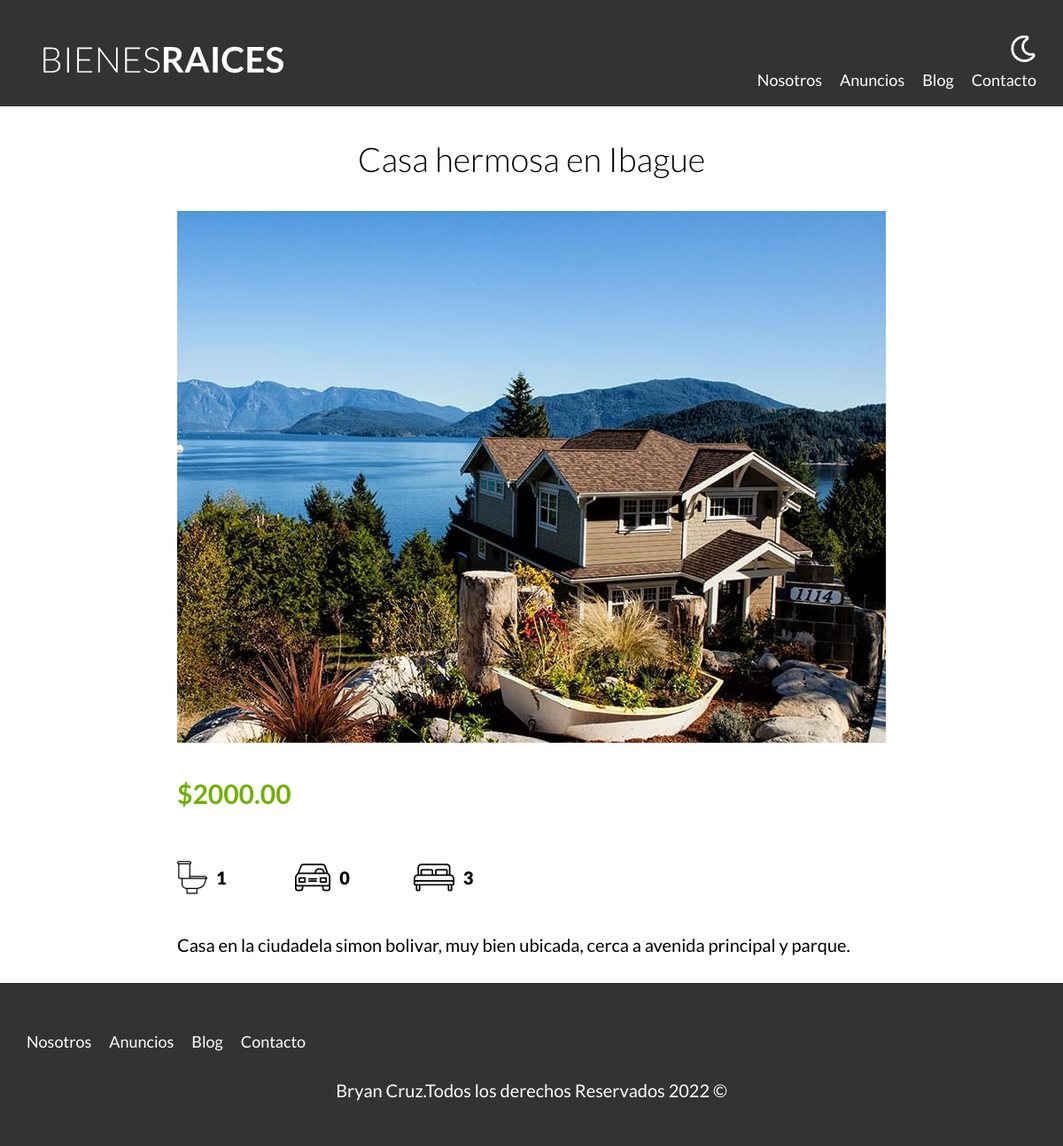
The app's page /anuncio.php?id=1 with its own data.
### tables this page shows
CREATE TABLE `propiedades` (
  `id` int(11) NOT NULL AUTO_INCREMENT,
  `titulo` varchar(60) DEFAULT NULL,
  `precio` decimal(10,2) DEFAULT NULL,
  `imagen` varchar(200) DEFAULT NULL,
  `descripcion` longtext,
  `habitaciones` int(1) DEFAULT NULL,
  `wc` int(1) DEFAULT NULL,
  `estacionamiento` int(1) DEFAULT NULL,
  `creado` date DEFAULT NULL,
  `vendedorid` int(11) DEFAULT NULL,
  PRIMARY KEY (`id`),
  KEY `vendedoresid_idx` (`vendedorid`),
  CONSTRAINT `vendedorid` FOREIGN KEY (`vendedorid`) REFERENCES `vendedores` (`id`) ON DELETE NO ACTION ON UPDATE NO ACTION
);

### anuncio.php (the view, shortened to what this page needs)
<?php
$id = $_GET['id'];
$id = filter_var($id, FILTER_VALIDATE_INT);
$db = conectarDB();
$query = "SELECT * FROM propiedades WHERE id=${id}";
$resultado = mysqli_query($db, $query);
$propiedad = mysqli_fetch_assoc($resultado);
?>
    <main class="contenedor seccion contenido-centrado">
        <h1><?php echo $propiedad['titulo'];?></h1>
            <img loading="lazy" src="/imagenes/<?php echo $propiedad['imagen'];?>" alt="imagen de la propiedad">
        <div class="resumen-propiedad">
            <p class="precio">$<?php echo $propiedad['precio'];?></p>
            <ul class="iconos-caracteristicas">
                <li>
                    <img class="icono" loading="lazy" src="build/img/icono_wc.svg" alt="icono wc">
                    <p><?php echo $propiedad['wc'];?></p>
                </li>
                <li>
                    <img class="icono" loading="lazy" src="build/img/icono_estacionamiento.svg" alt="icono estacionamiento">
                    <p><?php echo $propiedad['estacionamiento'];?></p>
                </li>
                <li>
                    <img class="icono"  loading="lazy" src="build/img/icono_dormitorio.svg" alt="icono habitaciones">
                    <p><?php echo $propiedad['habitaciones'];?></p>
                </li>
            </ul>
            <p><?php echo $propiedad['descripcion'];?></p>
        </div>
    </main>

### build/css/app.css (style rules this page uses)
html { line-height:1.15;-webkit-text-size-adjust:100% }
body { margin:0 }
main { display:block }
h1 { font-size:2em;margin:.67em 0 }
img { border-style:none }
html { font-size:62.5%;box-sizing:border-box }
*,:after,:before { box-sizing:inherit }
body { font-family:Lato,sans-serif;font-size:1.6rem;line-height:1.8 }
p { color:#000;font-size:2rem }
.contenedor { width:95%;max-width:1200px;margin:0 auto }
img,picture { width:100%;display:block }
h1,h2,h3 { font-family:Lato,sans-serif;margin:2.5rem 0;font-weight:300;text-align:center }
h1 { font-size:3.8rem }
.seccion { margin-top:2.5rem;margin-bottom:2.5rem }
.contenido-centrado { max-width:80rem }
.icono { text-align:center }
.precio { color:#71b100;font-weight:700;font-size:3rem }
.iconos-caracteristicas { display:flex;list-style:none;padding:0;max-width:40rem }
.iconos-caracteristicas li { flex:1;display:flex }
.iconos-caracteristicas li img { flex:0 0 3rem;margin-right:1rem }
.iconos-caracteristicas li p { font-weight:900 }

### records on screen
propiedades: titulo "Casa hermosa en Ibague", imagen (picture), precio "2000.00", wc "1", estacionamiento "0", habitaciones "3", descripcion "Casa en la ciudadela simon bolivar, muy bien ubicada, cerca a avenida principal y parque."
